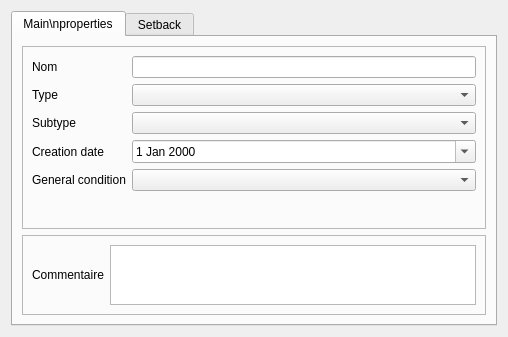
<?xml version="1.0" encoding="UTF-8"?>
<ui version="4.0">
 <class>Form_base3_levee</class>
 <widget class="QWidget" name="Form_base3_levee">
  <property name="geometry">
   <rect>
    <x>0</x>
    <y>0</y>
    <width>508</width>
    <height>337</height>
   </rect>
  </property>
  <property name="windowTitle">
   <string>Form</string>
  </property>
  <layout class="QVBoxLayout" name="verticalLayout" stretch="0,10">
   <property name="spacing">
    <number>3</number>
   </property>
   <item>
    <widget class="QTabWidget" name="tabWidget">
     <property name="currentIndex">
      <number>0</number>
     </property>
     <widget class="QWidget" name="tab">
      <attribute name="title">
       <string>Main\nproperties</string>
      </attribute>
      <layout class="QVBoxLayout" name="verticalLayout_2">
       <item>
        <widget class="QFrame" name="frame">
         <property name="frameShape">
          <enum>QFrame::StyledPanel</enum>
         </property>
         <property name="frameShadow">
          <enum>QFrame::Raised</enum>
         </property>
         <layout class="QGridLayout" name="gridLayout_2">
          <item row="1" column="0">
           <widget class="QLabel" name="label_2">
            <property name="text">
             <string>Type</string>
            </property>
           </widget>
          </item>
          <item row="2" column="0">
           <widget class="QLabel" name="label_3">
            <property name="text">
             <string>Subtype</string>
            </property>
           </widget>
          </item>
          <item row="2" column="1">
           <widget class="QComboBox" name="comboBox_contitution"/>
          </item>
          <item row="5" column="1">
           <spacer name="verticalSpacer_2">
            <property name="orientation">
             <enum>Qt::Vertical</enum>
            </property>
            <property name="sizeHint" stdset="0">
             <size>
              <width>20</width>
              <height>40</height>
             </size>
            </property>
           </spacer>
          </item>
          <item row="4" column="1">
           <widget class="QComboBox" name="comboBox_etat_fonc"/>
          </item>
          <item row="3" column="1">
           <widget class="QDateEdit" name="dateEdit_datecontruct">
            <property name="calendarPopup">
             <bool>true</bool>
            </property>
           </widget>
          </item>
          <item row="4" column="0">
           <widget class="QLabel" name="label_10">
            <property name="text">
             <string>General condition</string>
            </property>
           </widget>
          </item>
          <item row="1" column="1">
           <widget class="QComboBox" name="comboBox_type"/>
          </item>
          <item row="3" column="0">
           <widget class="QLabel" name="label_9">
            <property name="text">
             <string>Creation date</string>
            </property>
            <property name="wordWrap">
             <bool>true</bool>
            </property>
           </widget>
          </item>
          <item row="0" column="0">
           <widget class="QLabel" name="label">
            <property name="text">
             <string>Nom</string>
            </property>
           </widget>
          </item>
          <item row="0" column="1">
           <widget class="QLineEdit" name="lineEdit_nom"/>
          </item>
         </layout>
        </widget>
       </item>
       <item>
        <widget class="QFrame" name="frame_5">
         <property name="frameShape">
          <enum>QFrame::StyledPanel</enum>
         </property>
         <property name="frameShadow">
          <enum>QFrame::Raised</enum>
         </property>
         <layout class="QGridLayout" name="gridLayout_5">
          <item row="1" column="1">
           <widget class="QTextBrowser" name="textBrowser_commentaire">
            <property name="maximumSize">
             <size>
              <width>16777215</width>
              <height>60</height>
             </size>
            </property>
            <property name="readOnly">
             <bool>false</bool>
            </property>
           </widget>
          </item>
          <item row="1" column="0">
           <widget class="QLabel" name="label_15">
            <property name="text">
             <string>Commentaire</string>
            </property>
           </widget>
          </item>
         </layout>
        </widget>
       </item>
      </layout>
     </widget>
     <widget class="QWidget" name="tab_2">
      <attribute name="title">
       <string>Setback</string>
      </attribute>
      <layout class="QGridLayout" name="gridLayout_3">
       <item row="3" column="1">
        <widget class="QComboBox" name="comboBox_aubaredevegarboree"/>
       </item>
       <item row="2" column="1">
        <widget class="QComboBox" name="comboBox_aubaredevegarbustive"/>
       </item>
       <item row="1" column="1">
        <widget class="QComboBox" name="comboBox_aubaredevegherbacee"/>
       </item>
       <item row="0" column="0">
        <widget class="QLabel" name="label_4">
         <property name="text">
          <string>Width</string>
         </property>
        </widget>
       </item>
       <item row="0" column="1">
        <widget class="QComboBox" name="comboBox_aubaredelargeur"/>
       </item>
       <item row="1" column="0">
        <widget class="QLabel" name="label_5">
         <property name="text">
          <string>Herbaceous vegetation</string>
         </property>
         <property name="wordWrap">
          <bool>true</bool>
         </property>
        </widget>
       </item>
       <item row="5" column="1">
        <widget class="QTextBrowser" name="textBrowser_aubaredecommentaire">
         <property name="readOnly">
          <bool>false</bool>
         </property>
        </widget>
       </item>
       <item row="5" column="0">
        <widget class="QLabel" name="label_8">
         <property name="text">
          <string>Comments</string>
         </property>
        </widget>
       </item>
       <item row="6" column="1">
        <spacer name="verticalSpacer_3">
         <property name="orientation">
          <enum>Qt::Vertical</enum>
         </property>
         <property name="sizeHint" stdset="0">
          <size>
           <width>20</width>
           <height>40</height>
          </size>
         </property>
        </spacer>
       </item>
       <item row="2" column="0">
        <widget class="QLabel" name="label_7">
         <property name="text">
          <string>Shrub vegetation</string>
         </property>
         <property name="wordWrap">
          <bool>true</bool>
         </property>
        </widget>
       </item>
       <item row="3" column="0">
        <widget class="QLabel" name="label_6">
         <property name="text">
          <string>Tree vegetation</string>
         </property>
         <property name="wordWrap">
          <bool>true</bool>
         </property>
        </widget>
       </item>
      </layout>
     </widget>
    </widget>
   </item>
   <item>
    <spacer name="verticalSpacer">
     <property name="orientation">
      <enum>Qt::Vertical</enum>
     </property>
     <property name="sizeHint" stdset="0">
      <size>
       <width>20</width>
       <height>40</height>
      </size>
     </property>
    </spacer>
   </item>
  </layout>
 </widget>
 <resources>
  <include location="../../resources.qrc"/>
 </resources>
 <connections/>
</ui>
